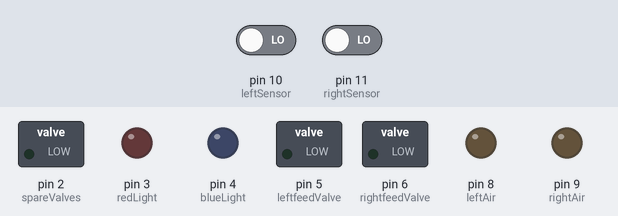
Simulated run of this sketch. Board: Arduino Uno, built with avr-gcc and run on an emulated ATmega328P. Parts: switched loads named in the sketch (green lamp = pin HIGH), output pins drawn as LEDs (lit = HIGH). The inputs (shaded band) are chosen by the test bench; at power-on: pin 10 (leftSensor) LOW, pin 11 (rightSensor) LOW. Random numbers use the default seed unless the sketch sets one; pins used as bus, display or sensor lines are not drawn; what the sketch prints to the serial monitor is not drawn.

Above: at 0.1 s.
At 30.6 s:
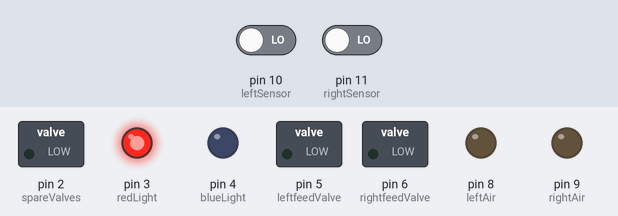
At 37.6 s:
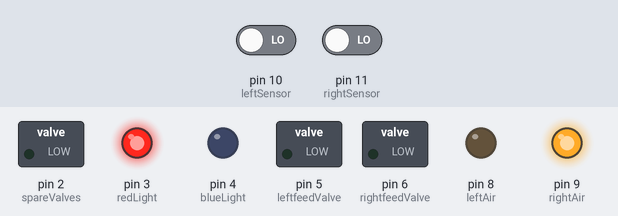
At 55.6 s:
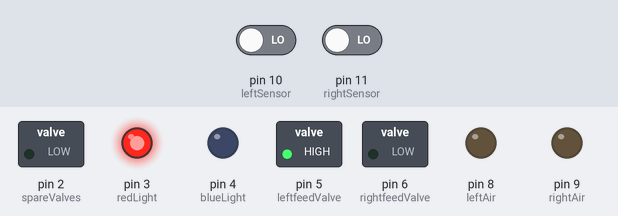
Timing chart, 0 to 57.6 s (numbered marks = the images above):
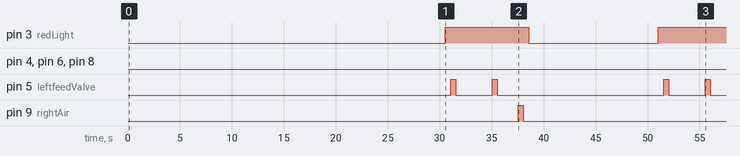

The sketch:

Step5_LightsSteady.ino
```cpp
const int spareValves = 2;
const int redLight = 3;
const int blueLight = 4;
const int leftfeedValve = 5;
const int rightfeedValve = 6;
const int sensorAct = 7;
const int leftAir = 8;
const int rightAir = 9;
const int leftSensor = 10;
const int rightSensor = 11;
int testChoice = 0;
int testN = 0;
int testLeft = 0;
int testRight = 0;
int refChoice = 0;
int refN = 0;
int refLeft = 0;
int refRight = 0;
long refDelay = 0;
long testDelay = 0;
long randNumber;
long delayTime = 0;
int decideTime = 0;
int leftSens = 1;
int rightSens = 1;
int Choice = 0;
int Pick = 0;
int N = 0;
int testAir = 0;
int Drinking = 0;
void setup() {
  Serial.begin(9600);
  randomSeed(analogRead(0));
  pinMode(spareValves, OUTPUT);
  pinMode(redLight, OUTPUT);
  pinMode(blueLight, OUTPUT);
  pinMode(sensorAct, OUTPUT);
  pinMode(leftfeedValve, OUTPUT);
  pinMode(rightfeedValve, OUTPUT);
  pinMode(leftAir, OUTPUT);
  pinMode(rightAir, OUTPUT);
  pinMode(leftSensor, INPUT);
  pinMode(rightSensor, INPUT);
  Serial.println("[Lag] [ref/test] [left/right] [testN] [testLeft] [testRight] [refN] [refLeft] [refRight]");
  Serial.println("Insert mouse now");
  delay(18000);
}
void loop() {
  Serial.println("");
  digitalWrite(redLight, LOW);
  digitalWrite(blueLight, LOW);
  digitalWrite(sensorAct, LOW);
  delay(10500);
  digitalWrite(sensorAct, HIGH);
  delay(1500);
  Choice = 0;
  testChoice = 0;
  refChoice = 0;
  delayTime = 0;
  while (Choice < 1){
    delay(1);
    delayTime = delayTime + 1;
    leftSens = digitalRead(leftSensor);
    if (leftSens < 0.5){
      delay(500);
      delayTime = delayTime + 500;
      leftSens = digitalRead(leftSensor);
      if (leftSens < 0.5){
        Choice = 1;
        delayTime = delayTime/1000;
        Serial.print(delayTime);
        delayTime = 0;
        randNumber = random(1000);
        N = N + 1;
        if (randNumber > 499){
          Serial.print(" Test ");
          testN = testN + 1;
          digitalWrite(blueLight, HIGH);
          delay(500);
          digitalWrite(leftfeedValve, HIGH);
          delay(500);
          digitalWrite(leftfeedValve, LOW);
          delay(3000);
          Drinking = Drinking + 1;
          while (delayTime < 10000){
            delay(1);
            delayTime = delayTime + 1;
            leftSens = digitalRead(leftSensor);
            rightSens = digitalRead(rightSensor);
            if (leftSens < 0.5){
              delay(500);
              delayTime = delayTime + 500;
              leftSens = digitalRead(leftSensor);
              if (leftSens < 0.5){
                Serial.print("Left ");
                digitalWrite(leftAir, HIGH);
                delay(500);
                digitalWrite(leftAir, LOW);
                delay(500);
                if (testChoice < 1){
                  testLeft = testLeft + 1;
                  testChoice = 1;
                }
                delayTime = 10000;
              }
            }
            if (rightSens < 0.5){
              delay(500);
              delayTime = delayTime + 500;
              rightSens = digitalRead(rightSensor);
              if (rightSens < 0.5){
                Serial.print("Right ");
                if (testChoice < 1){
                  testRight = testRight + 1;
                  testChoice = 1;
                }
                digitalWrite(rightfeedValve, HIGH);
                delay(500);
                digitalWrite(rightfeedValve, LOW);
                delay(1500);
                Drinking = Drinking + 1;
                delayTime = 10000;
              }
            }
          }
        }
        if (randNumber < 500){
          Serial.print(" Ref ");
          refN = refN + 1;
          digitalWrite(redLight, HIGH);
          delay(500);
          digitalWrite(leftfeedValve, HIGH);
          delay(500);
          digitalWrite(leftfeedValve, LOW);
          delay(3000);
          Drinking = Drinking + 1;
          while (delayTime < 10000){
            delay(1);
            delayTime = delayTime + 1;
            leftSens = digitalRead(leftSensor);
            rightSens = digitalRead(rightSensor);
            if (leftSens < 0.5){
              delay(500);
              delayTime = delayTime + 500;
              leftSens = digitalRead(leftSensor);
              if (leftSens < 0.5){
                Serial.print("Left ");
                if (refChoice < 1){
                  refLeft = refLeft + 1;
                  refChoice = 1;
                }
                digitalWrite(leftfeedValve, HIGH);
                delay(500);
                digitalWrite(leftfeedValve, LOW);
                delay(1500);
                Drinking = Drinking + 1;
                delayTime = 10000;
              }
            }
            if (rightSens < 0.5){
              delay(500);
              delayTime = delayTime + 500;
              rightSens = digitalRead(rightSensor);
              if (rightSens < 0.5){
                Serial.print("Right ");
                if (refChoice < 1){
                  refRight = refRight + 1;
                  refChoice = 1;
                }
                digitalWrite(rightAir, HIGH);
                delay(500);
                digitalWrite(rightAir, LOW);
                delay(500);
                delayTime = 10000;
              }
            }
          }
        }
      }
    }
    if (delayTime > 180000){
      Serial.println("3 mins");
      delayTime = 0;
    }
  }
  Serial.print(testN);
  Serial.print(" ");
  Serial.print(testLeft);
  Serial.print(" ");
  Serial.print(testRight);
  Serial.print(" ");
  Serial.print(refN);
  Serial.print(" ");
  Serial.print(refLeft);
  Serial.print(" ");
  Serial.print(refRight);
}
```

Measured:
- by itself, pin 3 (redLight): LOW → HIGH at 30.5 s, → LOW 8.0 s later, → HIGH 12.5 s later
- by itself, pin 5 (leftfeedValve): LOW → HIGH at 31.0 s, → LOW 0.50 s later, → HIGH 3.5 s later, → LOW 0.50 s later, … (8 changes in this stretch)
- by itself, pin 9 (rightAir): LOW → HIGH at 37.5 s, → LOW 0.50 s later
